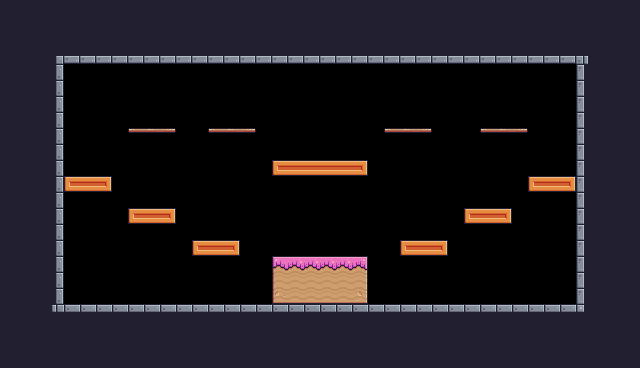

The image is a tile-based game level rendered from a .tmx file. Its description and complete source (layers, tilesets, objects, tile grids) follow:
An orthogonal 40x23 tile map with 16x16 px tiles, 1 tile layer (Background) and 26 objects (6x Fruit, 4x Platform, 2x Saw, Checkpoint, Player).

<map version="1.10" tiledversion="1.10.2" orientation="orthogonal" renderorder="right-down" width="40" height="23" tilewidth="16" tileheight="16" infinite="0" nextlayerid="4" nextobjectid="84">
 <tileset firstgid="1" source="Pixel Adventure.tsx" />
 <layer id="1" name="Background" width="40" height="23">
  <properties>
   <property name="BackgroundColor" value="Pink" />
  </properties>
  <data encoding="csv">
24,24,24,24,24,24,24,24,24,24,24,24,24,24,24,24,24,24,24,24,24,24,24,24,24,24,24,24,24,24,24,24,24,24,24,24,24,24,24,24,
24,24,24,24,24,24,24,24,24,24,24,24,24,24,24,24,24,24,24,24,24,24,24,24,24,24,24,24,24,24,24,24,24,24,24,24,24,24,24,24,
24,24,24,24,24,24,24,24,24,24,24,24,24,24,24,24,24,24,24,24,24,24,24,24,24,24,24,24,24,24,24,24,24,24,24,24,24,24,24,24,
24,24,24,4,46,46,46,46,46,46,46,46,46,46,46,46,46,46,46,46,46,46,46,46,46,46,46,46,46,46,46,46,46,46,46,46,5,24,24,24,
24,24,24,25,0,0,0,0,0,0,0,0,0,0,0,0,0,0,0,0,0,0,0,0,0,0,0,0,0,0,0,0,0,0,0,0,23,24,24,24,
24,24,24,25,0,0,0,0,0,0,0,0,0,0,0,0,0,0,0,0,0,0,0,0,0,0,0,0,0,0,0,0,0,0,0,0,23,24,24,24,
24,24,24,25,0,0,0,0,0,0,0,0,0,0,0,0,0,0,0,0,0,0,0,0,0,0,0,0,0,0,0,0,0,0,0,0,23,24,24,24,
24,24,24,25,0,0,0,0,0,0,0,0,0,0,0,0,0,0,0,0,0,0,0,0,0,0,0,0,0,0,0,0,0,0,0,0,23,24,24,24,
24,24,24,25,0,0,0,0,40,41,42,0,0,40,41,42,0,0,0,0,0,0,0,0,40,41,42,0,0,0,40,41,42,0,0,0,23,24,24,24,
24,24,24,25,0,0,0,0,0,0,0,0,0,0,0,0,0,0,0,0,0,0,0,0,0,0,0,0,0,0,0,0,0,0,0,0,23,24,24,24,
24,24,24,25,0,0,0,0,0,0,0,0,0,0,0,0,0,189,190,190,190,190,191,0,0,0,0,0,0,0,0,0,0,0,0,0,23,24,24,24,
24,24,24,25,189,190,191,0,0,0,0,0,0,0,0,0,0,0,0,0,0,0,0,0,0,0,0,0,0,0,0,0,0,189,190,191,23,24,24,24,
24,24,24,25,0,0,0,0,0,0,0,0,0,0,0,0,0,0,0,0,0,0,0,0,0,0,0,0,0,0,0,0,0,0,0,0,23,24,24,24,
24,24,24,25,0,0,0,0,189,190,191,0,0,0,0,0,0,0,0,0,0,0,0,0,0,0,0,0,0,189,190,191,0,0,0,0,23,24,24,24,
24,24,24,25,0,0,0,0,0,0,0,0,0,0,0,0,0,0,0,0,0,0,0,0,0,0,0,0,0,0,0,0,0,0,0,0,23,24,24,24,
24,24,24,25,0,0,0,0,0,0,0,0,189,190,191,0,0,0,0,0,0,0,0,0,0,189,190,191,0,0,0,0,0,0,0,0,23,24,24,24,
24,24,24,25,0,0,0,0,0,0,0,0,0,0,0,0,0,183,184,184,184,184,185,0,0,0,0,0,0,0,0,0,0,0,0,0,23,24,24,24,
24,24,24,25,0,0,0,0,0,0,0,0,0,0,0,0,0,205,206,206,206,206,207,0,0,0,0,0,0,0,0,0,0,0,0,0,23,24,24,24,
24,24,24,25,0,0,0,0,0,0,0,0,0,0,0,0,0,227,228,228,228,228,229,0,0,0,0,0,0,0,0,0,0,0,0,0,23,24,24,24,
24,24,24,26,2,2,2,2,2,2,2,2,2,2,2,2,2,2,2,2,2,2,2,2,2,2,2,2,2,2,2,2,2,2,2,2,27,24,24,24,
24,24,24,24,24,24,24,24,24,24,24,24,24,24,24,24,24,24,24,24,24,24,24,24,24,24,24,24,24,24,24,24,24,24,24,24,24,24,24,24,
24,24,24,24,24,24,24,24,24,24,24,24,24,24,24,24,24,24,24,24,24,24,24,24,24,24,24,24,24,24,24,24,24,24,24,24,24,24,24,24,
24,24,24,24,24,24,24,24,24,24,24,24,24,24,24,24,24,24,24,24,24,24,24,24,24,24,24,24,24,24,24,24,24,24,24,24,24,24,24,24
</data>
 </layer>
 <objectgroup id="2" name="Spawnpoints">
  <object id="30" name="BigBox" type="Fruit" x="64" y="144" width="32" height="32" />
  <object id="37" type="Saw" x="144" y="272" width="32" height="32">
   <properties>
    <property name="isVertical" type="bool" value="false" />
    <property name="offNeg" type="float" value="4" />
    <property name="offPos" type="float" value="3" />
   </properties>
  </object>
  <object id="40" type="Checkpoint" x="304" y="96" width="32" height="64" />
  <object id="52" name="WaterBottle" type="Fruit" x="128" y="176" width="32" height="32" />
  <object id="53" name="Banana" type="Fruit" x="192" y="208" width="32" height="32" />
  <object id="54" name="BeerCan" type="Fruit" x="416" y="208" width="32" height="32" />
  <object id="55" name="Tire" type="Fruit" x="480" y="176" width="32" height="32" />
  <object id="56" name="WaterBottle" type="Fruit" x="544" y="144" width="32" height="32" />
  <object id="57" type="Saw" x="464" y="272" width="32" height="32">
   <properties>
    <property name="isVertical" type="bool" value="false" />
    <property name="offNeg" type="float" value="4" />
    <property name="offPos" type="float" value="3" />
   </properties>
  </object>
  <object id="83" name="Player" type="Player" x="304" y="224" width="31.2744" height="30.0716" />
 </objectgroup>
 <objectgroup id="3" name="Collisions">
  <object id="10" x="48" y="32" width="16" height="304" />
  <object id="11" x="32" y="48" width="576" height="16" />
  <object id="12" x="576" y="32" width="16" height="304" />
  <object id="13" x="32" y="304" width="576" height="16" />
  <object id="63" x="528" y="176" width="48" height="16" />
  <object id="64" x="464" y="208" width="48" height="16" />
  <object id="65" x="400" y="240" width="48" height="16" />
  <object id="66" x="272" y="256" width="96" height="48" />
  <object id="67" x="192" y="240" width="48" height="16" />
  <object id="68" x="128" y="208" width="48" height="16" />
  <object id="69" x="64" y="176" width="48" height="16" />
  <object id="71" type="Platform" x="128" y="128" width="48" height="16" />
  <object id="76" type="Platform" x="208" y="128" width="48" height="16" />
  <object id="77" type="Platform" x="384" y="128" width="48" height="16" />
  <object id="78" type="Platform" x="480" y="128" width="48" height="16" />
  <object id="79" x="272" y="160" width="96" height="16" />
 </objectgroup>
</map>
